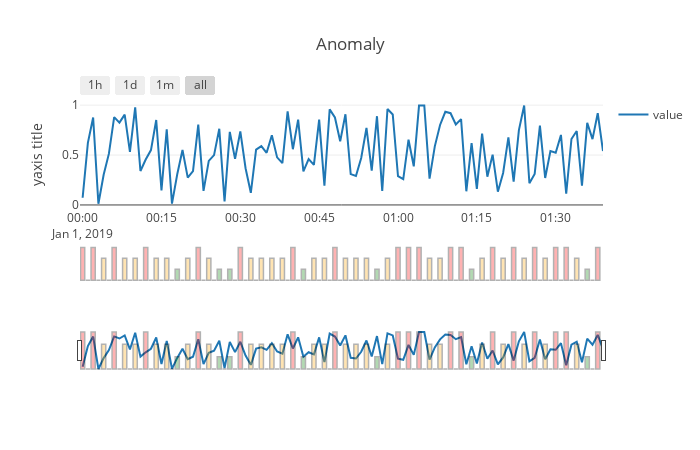

Notebook code for this chart:
### Code cell
from IPython.core.display import display
import plotly.plotly as py
import plotly.graph_objs as go
from plotly.offline import download_plotlyjs, init_notebook_mode, plot, iplot
import numpy as np
import pandas as pd
from pprint import pprint 

rows,cols = 100,2
data = np.random.rand(rows,cols) 
tidx = pd.date_range('2019-01-01', periods=rows, freq='T') 
df = pd.DataFrame(data, columns=['value','score'], index=tidx)
range = abs(df.max().value) - abs(df.min().value)
band = range
zero = df.min().value - band
heighmax = abs(zero + band * 0.6)
heighmid = abs(zero + band * 0.7)
heighmin = abs(zero + band * 0.8)

mid, high = 0.4, 0.8

tdiff = np.diff(df.score.index.values).min()

fr = str(int(tdiff/(1e9))) + "S"
freq = str(int(tdiff/(1e9) * 2)) + "S"
dfbucket = pd.DataFrame()
dfbucket["score"] = df.score.resample(freq).max()
dfbucket = dfbucket.resample(fr).asfreq()
dfbucket["anomalycolor"] = np.where(dfbucket.score.isnull(), "white",
                           np.where(dfbucket.score < mid, "green", 
                           np.where((dfbucket.score < high) & (dfbucket.score >= mid), "orange", "red")))
dfbucket["anomaly"] =      np.where(dfbucket.score.isnull(), "",
                           np.where(dfbucket.score < mid, "LOW", 
                           np.where((dfbucket.score < high)  & (dfbucket.score >= mid), "MID", "HIGH")))

mid, high = 0.4, 0.51

trace1 = go.Scatter(
    x = df.index,
    y = df.value,
    name = "value",
    yaxis = "y"
)
trace2 = go.Bar(
    x = df.index,
    y = dfbucket.anomaly,  
    
    opacity = 0.3,
    name = "score",
    yaxis = 'y2',
    showlegend = False,
    marker = dict(color = dfbucket["anomalycolor"],
             line = dict(
                    color = 'black',
                    width = 1.5,)
        )
)
data = [trace1, trace2]
layout = go.Layout(
    title = "Anomaly",
    xaxis = dict(
        rangeselector=dict(
        buttons=list([
            dict(count=1,
                    label='1h',
                    step='hour',
                    stepmode= "backward"),
            dict(count=1,
                    label='1d',
                    step='day',
                    stepmode='todate'),
            dict(count=1,
                label='1m',
                step='month',
                stepmode='todate'),
            dict(step='all')
        ])
        ),
        rangeslider=dict(
            visible = True
        ),
        type='date',
    ),
    yaxis = dict(
        #overlaying = "y",
        rangemode = "normal",
        autorange = True,
        title = "yaxis title",
        zeroline = True,
        domain = [0.4, 1]
    ),    
    yaxis2 = dict(
        autorange = True,
        title = "yaxis2 title",
        titlefont = dict(
            color = "blue"
        ),
        #tickfont = dict(
        #    color = "gray"
        #),
        categoryorder = "array",
        categoryarray = ["", "LOW", "MID", "HIGH"],
        overlaying = "y2",
        side = "right",
        zeroline = True,
        domain=[0.0, 0.2],
        visible = False,
        rangemode = "tozero",
        ),
    autosize = True,
    width = 700,
    height = 450,     
    #paper_bgcolor='rgba(0,0,0,0)',
    plot_bgcolor='rgba(0,0,0,0)'  
)

initial_range = [
    df.head(1).index, df.tail(1).index
]

fig = go.Figure(data, layout)
#fig["layout"]["xaxis"].update(range=initial_range)
def handle_zoom(layout, xrange, yrange):
    print('new x-range:', xrange)
    print('new y-range:', yrange)
fig.layout.on_change(handle_zoom, 'xaxis.range', 'yaxis.range')
iplot(fig)

### Figure 1 — Plotly figure (JSON) as saved in the notebook; plotly's stock layout.template omitted (floating-point values rounded to 4 significant figures)
{"data": [{"name": "value", "type": "scatter", "uid": "36458ff8-aa87-47f4-ba84-843a40bf98bb", "x": ["2019-01-01", "2019-01-01 00:01:00", "2019-01-01 00:02:00", "2019-01-01 00:03:00", "2019-01-01 00:04:00", "2019-01-01 00:05:00", "2019-01-01 00:06:00", "2019-01-01 00:07:00", "2019-01-01 00:08:00", "2019-01-01 00:09:00", "2019-01-01 00:10:00", "2019-01-01 00:11:00", "2019-01-01 00:12:00", "2019-01-01 00:13:00", "2019-01-01 00:14:00", "2019-01-01 00:15:00", "2019-01-01 00:16:00", "2019-01-01 00:17:00", "2019-01-01 00:18:00", "2019-01-01 00:19:00", "2019-01-01 00:20:00", "2019-01-01 00:21:00", "2019-01-01 00:22:00", "2019-01-01 00:23:00", "2019-01-01 00:24:00", "2019-01-01 00:25:00", "2019-01-01 00:26:00", "2019-01-01 00:27:00", "2019-01-01 00:28:00", "2019-01-01 00:29:00", "2019-01-01 00:30:00", "2019-01-01 00:31:00", "2019-01-01 00:32:00", "2019-01-01 00:33:00", "2019-01-01 00:34:00", "2019-01-01 00:35:00", "2019-01-01 00:36:00", "2019-01-01 00:37:00", "2019-01-01 00:38:00", "2019-01-01 00:39:00", "2019-01-01 00:40:00", "2019-01-01 00:41:00", "2019-01-01 00:42:00", "2019-01-01 00:43:00", "2019-01-01 00:44:00", "2019-01-01 00:45:00", "2019-01-01 00:46:00", "2019-01-01 00:47:00", "2019-01-01 00:48:00", "2019-01-01 00:49:00", "2019-01-01 00:50:00", "2019-01-01 00:51:00", "2019-01-01 00:52:00", "2019-01-01 00:53:00", "2019-01-01 00:54:00", "2019-01-01 00:55:00", "2019-01-01 00:56:00", "2019-01-01 00:57:00", "2019-01-01 00:58:00", "2019-01-01 00:59:00", "2019-01-01 01:00:00", "2019-01-01 01:01:00", "2019-01-01 01:02:00", "2019-01-01 01:03:00", "2019-01-01 01:04:00", "2019-01-01 01:05:00", "2019-01-01 01:06:00", "2019-01-01 01:07:00", "2019-01-01 01:08:00", "2019-01-01 01:09:00", "2019-01-01 01:10:00", "2019-01-01 01:11:00", "2019-01-01 01:12:00", "2019-01-01 01:13:00", "2019-01-01 01:14:00", "2019-01-01 01:15:00", "2019-01-01 01:16:00", "2019-01-01 01:17:00", "2019-01-01 01:18:00", "2019-01-01 01:19:00", "2019-01-01 01:20:00", "2019-01-01 01:21:00", "2019-01-01 01:22:00", "2019-01-01 01:23:00", "2019-01-01 01:24:00", "2019-01-01 01:25:00", "2019-01-01 01:26:00", "2019-01-01 01:27:00", "2019-01-01 01:28:00", "2019-01-01 01:29:00", "2019-01-01 01:30:00", "2019-01-01 01:31:00", "2019-01-01 01:32:00", "2019-01-01 01:33:00", "2019-01-01 01:34:00", "2019-01-01 01:35:00", "2019-01-01 01:36:00", "2019-01-01 01:37:00", "2019-01-01 01:38:00", "2019-01-01 01:39:00"], "y": [0.07207, 0.6229, 0.8761, 0.01219, 0.3021, 0.514, 0.8799, 0.8248, 0.9052, 0.5323, 0.9776, 0.3405, 0.455, 0.55, 0.8513, 0.1459, 0.757, 0.01295, 0.3075, 0.5511, 0.2736, 0.3397, 0.8043, 0.1413, 0.4414, 0.499, 0.7632, 0.03654, 0.7316, 0.4615, 0.7362, 0.3681, 0.1222, 0.5544, 0.5902, 0.5229, 0.6973, 0.4768, 0.4198, 0.9369, 0.5583, 0.8552, 0.3361, 0.4588, 0.4018, 0.8546, 0.1938, 0.9579, 0.8769, 0.6388, 0.9087, 0.3087, 0.2898, 0.4705, 0.7714, 0.3428, 0.889, 0.1398, 0.9608, 0.9063, 0.288, 0.2577, 0.6536, 0.3874, 0.9957, 0.9963, 0.2632, 0.5872, 0.8013, 0.9333, 0.9192, 0.8064, 0.8603, 0.1371, 0.6192, 0.1604, 0.7157, 0.2834, 0.5044, 0.1332, 0.3208, 0.6768, 0.2347, 0.7499, 0.9968, 0.2172, 0.3106, 0.7956, 0.2699, 0.5393, 0.5231, 0.7014, 0.1132, 0.6608, 0.7404, 0.193, 0.8221, 0.6597, 0.919, 0.5399], "yaxis": "y"}, {"marker": {"color": ["red", "white", "red", "white", "orange", "white", "red", "white", "orange", "white", "orange", "white", "red", "white", "orange", "white", "orange", "white", "green", "white", "orange", "white", "red", "white", "orange", "white", "green", "white", "green", "white", "red", "white", "orange", "white", "orange", "white", "orange", "white", "orange", "white", "red", "white", "green", "white", "orange", "white", "orange", "white", "red", "white", "orange", "white", "orange", "white", "orange", "white", "green", "white", "orange", "white", "red", "white", "red", "white", "red", "white", "orange", "white", "orange", "white", "red", "white", "red", "white", "green", "white", "orange", "white", "red", "white", "orange", "white", "red", "white", "orange", "white", "red", "white", "orange", "white", "red", "white", "red", "white", "orange", "white", "green", "white", "red"], "line": {"color": "black", "width": 1.5}}, "name": "score", "opacity": 0.3, "showlegend": false, "type": "bar", "uid": "3cc69e6b-6886-46c1-b4fa-573075a46dba", "x": ["2019-01-01", "2019-01-01 00:01:00", "2019-01-01 00:02:00", "2019-01-01 00:03:00", "2019-01-01 00:04:00", "2019-01-01 00:05:00", "2019-01-01 00:06:00", "2019-01-01 00:07:00", "2019-01-01 00:08:00", "2019-01-01 00:09:00", "2019-01-01 00:10:00", "2019-01-01 00:11:00", "2019-01-01 00:12:00", "2019-01-01 00:13:00", "2019-01-01 00:14:00", "2019-01-01 00:15:00", "2019-01-01 00:16:00", "2019-01-01 00:17:00", "2019-01-01 00:18:00", "2019-01-01 00:19:00", "2019-01-01 00:20:00", "2019-01-01 00:21:00", "2019-01-01 00:22:00", "2019-01-01 00:23:00", "2019-01-01 00:24:00", "2019-01-01 00:25:00", "2019-01-01 00:26:00", "2019-01-01 00:27:00", "2019-01-01 00:28:00", "2019-01-01 00:29:00", "2019-01-01 00:30:00", "2019-01-01 00:31:00", "2019-01-01 00:32:00", "2019-01-01 00:33:00", "2019-01-01 00:34:00", "2019-01-01 00:35:00", "2019-01-01 00:36:00", "2019-01-01 00:37:00", "2019-01-01 00:38:00", "2019-01-01 00:39:00", "2019-01-01 00:40:00", "2019-01-01 00:41:00", "2019-01-01 00:42:00", "2019-01-01 00:43:00", "2019-01-01 00:44:00", "2019-01-01 00:45:00", "2019-01-01 00:46:00", "2019-01-01 00:47:00", "2019-01-01 00:48:00", "2019-01-01 00:49:00", "2019-01-01 00:50:00", "2019-01-01 00:51:00", "2019-01-01 00:52:00", "2019-01-01 00:53:00", "2019-01-01 00:54:00", "2019-01-01 00:55:00", "2019-01-01 00:56:00", "2019-01-01 00:57:00", "2019-01-01 00:58:00", "2019-01-01 00:59:00", "2019-01-01 01:00:00", "2019-01-01 01:01:00", "2019-01-01 01:02:00", "2019-01-01 01:03:00", "2019-01-01 01:04:00", "2019-01-01 01:05:00", "2019-01-01 01:06:00", "2019-01-01 01:07:00", "2019-01-01 01:08:00", "2019-01-01 01:09:00", "2019-01-01 01:10:00", "2019-01-01 01:11:00", "2019-01-01 01:12:00", "2019-01-01 01:13:00", "2019-01-01 01:14:00", "2019-01-01 01:15:00", "2019-01-01 01:16:00", "2019-01-01 01:17:00", "2019-01-01 01:18:00", "2019-01-01 01:19:00", "2019-01-01 01:20:00", "2019-01-01 01:21:00", "2019-01-01 01:22:00", "2019-01-01 01:23:00", "2019-01-01 01:24:00", "2019-01-01 01:25:00", "2019-01-01 01:26:00", "2019-01-01 01:27:00", "2019-01-01 01:28:00", "2019-01-01 01:29:00", "2019-01-01 01:30:00", "2019-01-01 01:31:00", "2019-01-01 01:32:00", "2019-01-01 01:33:00", "2019-01-01 01:34:00", "2019-01-01 01:35:00", "2019-01-01 01:36:00", "2019-01-01 01:37:00", "2019-01-01 01:38:00", "2019-01-01 01:39:00"], "y": ["HIGH", "", "HIGH", "", "MID", "", "HIGH", "", "MID", "", "MID", "", "HIGH", "", "MID", "", "MID", "", "LOW", "", "MID", "", "HIGH", "", "MID", "", "LOW", "", "LOW", "", "HIGH", "", "MID", "", "MID", "", "MID", "", "MID", "", "HIGH", "", "LOW", "", "MID", "", "MID", "", "HIGH", "", "MID", "", "MID", "", "MID", "", "LOW", "", "MID", "", "HIGH", "", "HIGH", "", "HIGH", "", "MID", "", "MID", "", "HIGH", "", "HIGH", "", "LOW", "", "MID", "", "HIGH", "", "MID", "", "HIGH", "", "MID", "", "HIGH", "", "MID", "", "HIGH", "", "HIGH", "", "MID", "", "LOW", "", "HIGH"], "yaxis": "y2"}], "layout": {"autosize": true, "height": 450, "plot_bgcolor": "rgba(0, 0, 0, 0)", "title": {"text": "Anomaly"}, "width": 700, "xaxis": {"autorange": true, "range": ["2018-12-31 23:59:30", "2019-01-01 01:39"], "rangeselector": {"buttons": [{"count": 1, "label": "1h", "step": "hour", "stepmode": "backward"}, {"count": 1, "label": "1d", "step": "day", "stepmode": "todate"}, {"count": 1, "label": "1m", "step": "month", "stepmode": "todate"}, {"step": "all"}]}, "rangeslider": {"autorange": true, "range": ["2018-12-31 23:59:30", "2019-01-01 01:39"], "visible": true, "yaxis": {"_template": null, "rangemode": "match"}, "yaxis2": {"_template": null, "rangemode": "match"}}, "type": "date"}, "yaxis": {"autorange": true, "domain": [0.4, 1], "range": [-0.04251, 1.052], "rangemode": "normal", "title": {"text": "yaxis title"}, "type": "linear", "zeroline": true}, "yaxis2": {"autorange": true, "categoryarray": ["", "LOW", "MID", "HIGH"], "categoryorder": "array", "domain": [0, 0.2], "overlaying": "y2", "range": [-0.1667, 3.167], "rangemode": "tozero", "side": "right", "title": {"font": {"color": "blue"}, "text": "yaxis2 title"}, "type": "category", "visible": false, "zeroline": true}}}
